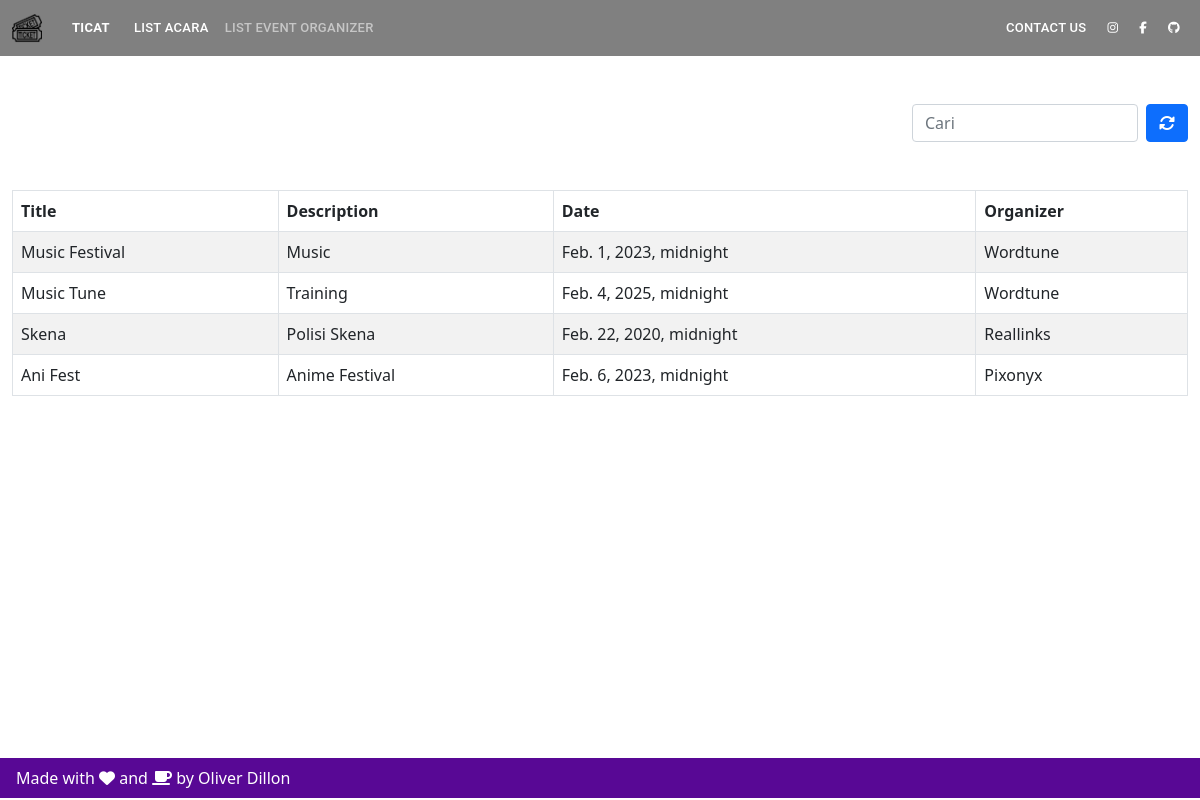
The page /data_event on the database its author committed.
### App/models.py (models this page shows, shortened)
class Event(models.Model):
    id = models.IntegerField(primary_key=True)
    title = models.TextField(max_length=100)
    description = models.TextField()
    date = models.DateTimeField(default=datetime.datetime.now)
    organizer = models.TextField()

### App/views.py (the view)
# urls.py: path('data_event', views.data_event, name="data_event"),
def data_event(request):
    all_event = Event.objects.all()
    return render(request, 'homeEvent.html', {"events":all_event})

### App/templates/homeEvent.html (shortened to what this page needs)
{% extends 'base.html' %}
{% block active1 %} active {% endblock active1 %}
{% block content %}
<div class="container-fluid">
    <br><br>
    <div class="row">
        {% if user.is_superuser %}
        <div class="col-4">
            <a class="btn btn-success" href="{% url 'add_event'%}"><i class="fas fa-plus"></i> Event</a>
        </div>
        {% else %}
        <div class="col-4"></div>
        {% endif %}
        <div class="col-4"></div>
        <div class="col-1"></div>
        <div class="col-3 d-flex">
            <input class="form-control me-2" type="text" placeholder="Cari" id="cari">
            <a href="{% url 'data_event' %}" class="btn btn-primary"><i class="fas fa-sync-alt"></i></a>
        </div>
    </div>
    <br><br>
    <table class="table table-striped table-hover table-bordered" id="myTable">
        <thead>
            <tr class="chk-th">
                <th>Title</th>
                <th>Description</th>
                <th>Date</th>
                <th>Organizer</th>
            </tr>
        </thead>
        {% for event in events %}
        <tr>
            <td>{{ event.title }}</td>
            <td>{{ event.description }}</td>
            <td>{{ event.date }}</td>
            <td>{{ event.organizer }}</td>
        </tr>
        {% endfor %}
    </table>
</div>
{% endblock content %}

### static/css/style.css (style rules this page uses)
body { font-family: "Open Sans", sans-serif; color: #334240; }
a { text-decoration: none; color: #1bbca3; }

### rows shown on the page
Event: title "Music Festival", description "Music", date "Feb. 1, 2023, midnight", organizer "Wordtune"
Event: title "Music Tune", description "Training", date "Feb. 4, 2025, midnight", organizer "Wordtune"
Event: title "Skena", description "Polisi Skena", date "Feb. 22, 2020, midnight", organizer "Reallinks"
Event: title "Ani Fest", description "Anime Festival", date "Feb. 6, 2023, midnight", organizer "Pixonyx"
